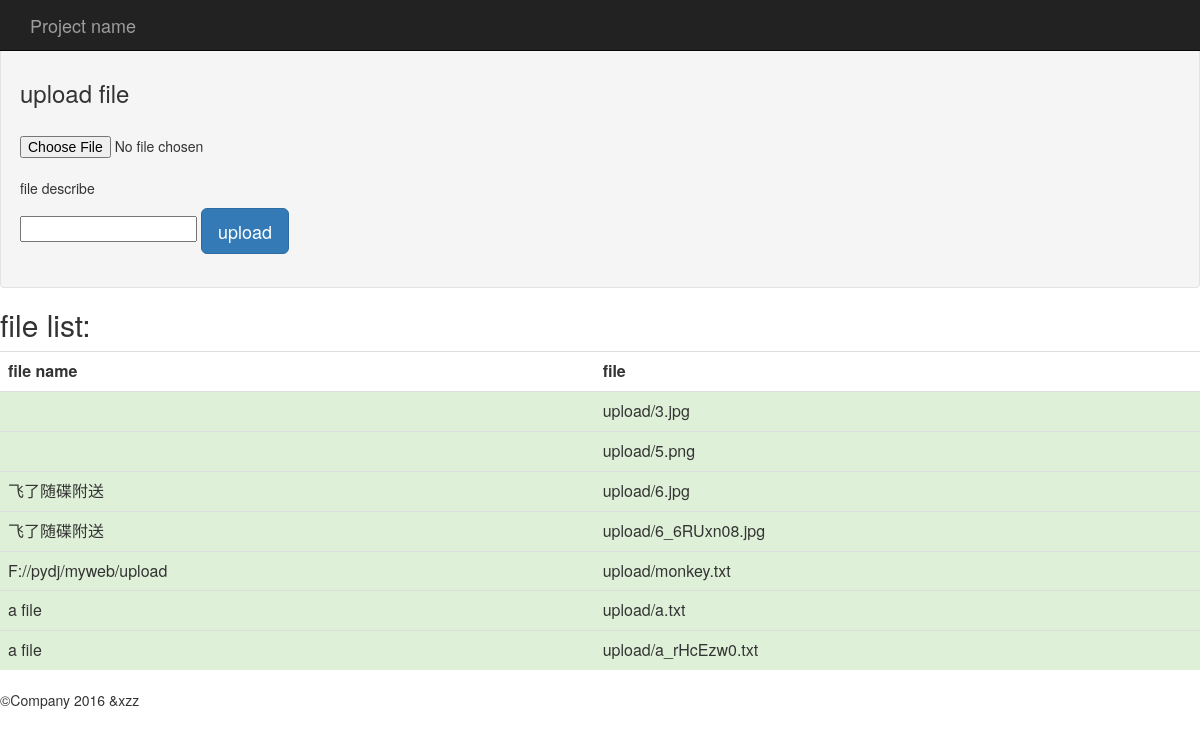
The page /blog/upfile/ on the database its author committed.
### blog/models.py (models this page shows, shortened)
class File(models.Model):
	filename = models.CharField(max_length=30)
	fileway = models.FileField(upload_to='./upload/')

### blog/views.py (the view)
def upload(request):
	files = File.objects.all()
	reverse('blog:upload', current_app=request.resolver_match.namespace)
	return render_to_response('upload.html',{'file_list':files})

### blog/templates/upload.html (shortened to what this page needs)
<<!DOCTYPE html>
<html>
<head>
	{% load bootstrap3 %}
	{% bootstrap_css %}
</head>
<body>
	<nav class="navbar navbar-inverse navbar-fixed-top">
		<div class="container">
			<div class="navbar-header">
				<a class='navbar-brand' href="#">Project name</a>
			</div>
		</div>
	</nav>
	<br><br>
	<div class="well">
		<h3>upload file</h3>
		<form method="post" enctype="multipart/form-data" action="/upload_s/">
			<br/>
			<input name='fileing' type="file" name="file"></input>
			<br/>
			<p>file describe</p>
			<input name="filename" type="text" class="l_input account input_with_watermark"></input>
			<input id="btn" type="submit" class="btn btn-lg btn-primary" value="upload"></input>
		</form>
	</div>
	<h2>file list:</h2>
		<table class="table">
			<th>file name</th><th>file</th>
			{% for file in file_list %}
				<tr class="success">
					<td>{{ file.filename }}</td>
					<td>{{ file.fileway }}</td>
				</tr>
			{% endfor%}
		</table>
	<footer>
		<p>&copy;Company 2016 &xzz</p>
	</footer>
</body>
</html>

### rows shown on the page
File: fileway "upload/3.jpg"
File: fileway "upload/5.png"
File: filename "飞了随碟附送", fileway "upload/6.jpg"
File: filename "飞了随碟附送", fileway "upload/6_6RUxn08.jpg"
File: filename "F://pydj/myweb/upload", fileway "upload/monkey.txt"
File: filename "a file", fileway "upload/a.txt"
File: filename "a file", fileway "upload/a_rHcEzw0.txt"
